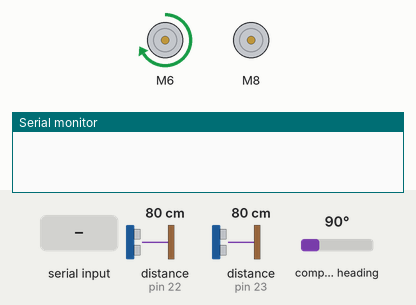
Recording of a sketch running on a simulated Arduino Mega 2560, built with avr-gcc and run on an emulated ATmega2560. Parts: 2 × DC motor (green arrow = forward, orange = backward, longer = faster), the last lines printed to the serial monitor. Inputs (shaded band) come from the test bench; at power-on: distance to the obstacle (sensors on pin 22, pin 23) 80 cm, compass heading 90°. The echo pulse lasts 58.3 µs per cm.

Above: at 2.2 s.
2.3 s: "r" received over the second serial link
At 4.1 s:
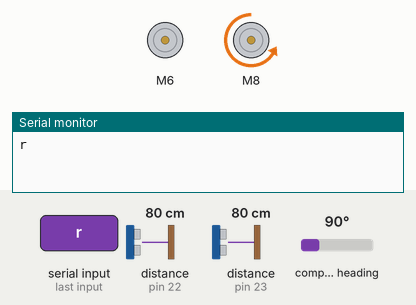
4.4 s: "f" received over the second serial link
At 6.0 s:
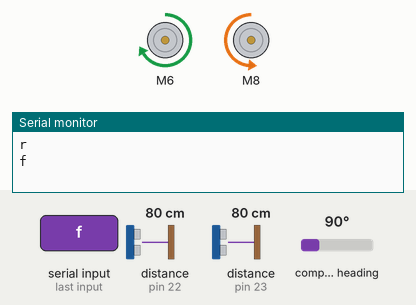
6.3 s: "b" received over the second serial link
At 6.72 s:
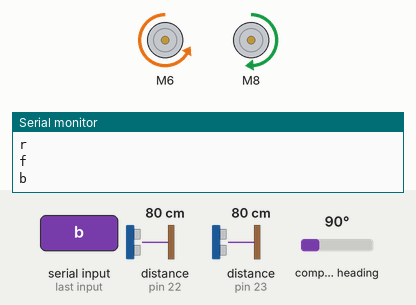
8.3 s: distance to the obstacle (sensor on pin 22) set to 31 cm
9.8 s: distance to the obstacle (sensor on pin 22) set to 26 cm
At 11.4 s:
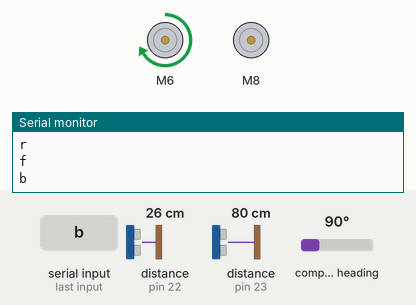
11.7 s: distance to the obstacle (sensor on pin 23) set to 55 cm
13.2 s: distance to the obstacle (sensor on pin 23) set to 48 cm
At 14.6 s:
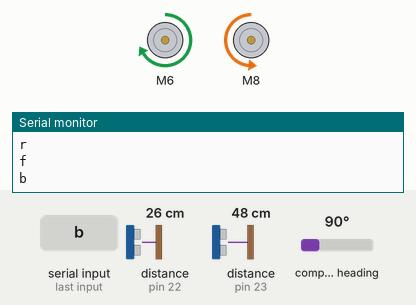
Timing chart, 0 to 15.8 s (numbered marks = the images above; inputs shaded):
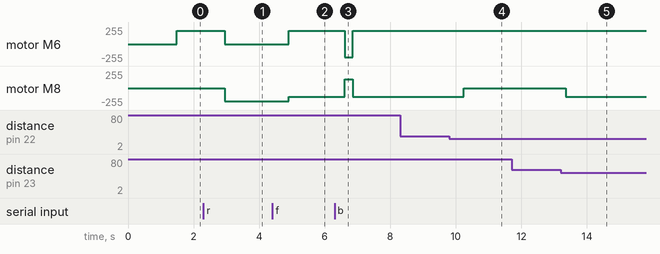

Measured:
- the behaviour switches between 28 and 27 cm on distance to the obstacle (sensor on pin 22) (found by bisection; images 3 and 4)
- the behaviour switches between 51 and 50 cm on distance to the obstacle (sensor on pin 23) (found by bisection; images 4 and 5)
- after the input at 2.3 s, motor M6: forward 200/255 → stopped after 0.65 s; motor M8: stopped → backward 200/255 after 0.65 s
- after the input at 4.4 s, motor M6: stopped → forward 200/255 after 0.50 s; motor M8: backward 200/255 → backward 133/255 after 0.50 s
- after the input at 6.3 s, motor M6: forward 200/255 → backward 200/255 after 0.30 s, → forward 200/255 0.24 s later; motor M8: backward 133/255 → forward 133/255 after 0.30 s, → backward 133/255 0.24 s later
- after the input at 8.3 s, every drawn part: stays the same
- after the input at 9.8 s, motor M8: backward 133/255 → stopped after 0.44 s
- after the input at 11.7 s, every drawn part: stays the same
- after the input at 13.2 s, motor M8: stopped → backward 133/255 after 0.15 s

The sketch:

NavigationMode.ino
```cpp
/* Instructions: Upload this to Mega, and senderCode.ino to ESP 8266 Wifi Board. */

// Compass navigation
#include <Wire.h>
#include <QMC5883LCompass.h>
QMC5883LCompass compass; // Default init status for QMC5883 compass
int targetHeading;              // the direction of intended angle, course in degrees (North=0, West=270) from position 1 to position 2,
int currentHeading;             // current angular direction
int headingError;               // signed (+/-) difference between targetHeading and currentHeading
#define HEADING_TOLERANCE 15    // tolerance +/- (in degrees) within which we don't attempt to turn to intercept targetHeading

// Direction received by Serial communication
char recvDirection;       // User-input direction
bool newData=false;


// Motor Driver
#include "BTS7960.h"
const uint8_t EN1 = 53;
const uint8_t L_PWM1 = 6;
const uint8_t R_PWM1 = 5;
const uint8_t EN2 = 52;
const uint8_t L_PWM2 = 8;
const uint8_t R_PWM2 = 7;
BTS7960 motorController1(EN1, L_PWM1, R_PWM1);
BTS7960 motorController2(EN2, L_PWM2, R_PWM2);

#include <NewPing.h> // Ultrasonic sensor library

// Ultrasonic ping sensor
#define TRIGGER_PIN  11
#define ECHO_PIN  22
#define TRIGGER_PIN_UP 10
#define ECHO_PIN_UP 23
#define TRIGGER_PIN_RIGHT 9
#define ECHO_PIN_RIGHT 25
#define MAX_DISTANCE_CM 250                        // Maximum distance we want to ping for (in CENTIMETERS). Maximum sensor distance is rated at 400-500cm.
#define MAX_DISTANCE_IN (MAX_DISTANCE_CM / 2.5)    // same distance, in inches
int sonarDistance, sonarDistance_left;
NewPing sonar(TRIGGER_PIN, ECHO_PIN, MAX_DISTANCE_CM);     // NewPing setup of pins and maximum distance.
NewPing sonar_left(TRIGGER_PIN_UP, ECHO_PIN_UP, MAX_DISTANCE_CM);

// Object avoidance distances (in inches)
#define SAFE_DISTANCE 50
#define TURN_DISTANCE 20
#define STOP_DISTANCE 10

// Directions
enum directions {straight=0, left=1, right=2, back=3, stop=4};
directions UserDirection = stop;
directions turnDirection = stop;

// Speeds (range: 0 - 255)
#define FAST_SPEED 230
#define NORMAL_SPEED 200
#define TURN_SPEED 170
#define SLOW_SPEED 130
int speed = NORMAL_SPEED;


void setup()
{
  Serial.begin(9600);         //Debug
  Serial2.begin(115200);        //Telegram input

  delay(1000);

  compass.init();
}

void loop()
{
  enable();

  // Know my current heading so we can still remember our target after object avoidance
  currentHeading = readCompass();

  // Read user input if available and convert that to target heading
  recvOneChar();
  newDirection();

  control();
}

void control() {
  checkSonar1();
  checkSonar2();
  // obstacles very close both ahead and on the left
  if (sonarDistance_left <= STOP_DISTANCE && sonarDistance <= STOP_DISTANCE) {
    speed=FAST_SPEED;
    turnDirection=back;
  }
  // obstacles very close on the left but not very close ahead
  else if (sonarDistance_left <= STOP_DISTANCE && sonarDistance >= STOP_DISTANCE && sonarDistance <= TURN_DISTANCE) {
    turnDirection=right;
  }
  // obstacles very close ahead but none on the left
  else if (sonarDistance_left >= TURN_DISTANCE && sonarDistance <= STOP_DISTANCE) {
    turnDirection=left;
  }

  // Move car based on either the user input or sonar distance sensing
  moveCar(speed, turnDirection);
  // Change turnDirection based on targetHeading
  calcDesiredTurn();
}

// currentHeading: Get the current Heading Degree
int readCompass()
{
  // Set declination angle on your location and fix heading
  // You can find your declination on: http://magnetic-declination.com/
  // (+) Positive or (-) for negative
  // For Bytom / Poland declination angle is 4'26E (positive)
  // float declinationAngle = (4.0 + (26.0 / 60.0)) / (180 / M_PI);
  // Formula: (deg + (min / 60.0)) / (180 / M_PI);
  // For Surabaya declination angle is 0'54E (positive)

  /* Query result for La Jolla, San Diego
  Magnetic Declination: +11° 7'
  Declination is POSITIVE (EAST)
  Inclination: 58° 0'
  Magnetic field strength: 45810.8 nT
  Declination angle is +11 deg 7 min East (positive)
  */
  int a;

  // Read compass values
  compass.setCalibration(-1218, 1492, -1297, 1567, -800, 1747);
  compass.read();
  // Return Azimuth reading (La Jolla declination added into the method)
  a = compass.getAzimuth();
  a = (int) (a+20);

  // Correct for when signs are reversed.
  if(a < 0)
    a += 2*180;

  // Check for wrap due to addition of declination.
  if(a > 2*180)
    a -= 2*180;

  return a;
}

void calcDesiredTurn(void)
{
  // calculate where we need to turn to head to destination
  headingError = targetHeading - currentHeading;

  // adjust for compass wrap
  if (headingError < -180)
    headingError += 360;
  if (headingError > 180)
    headingError -= 360;

  // calculate which way to turn to intercept the targetHeading
  if (abs(headingError) <= HEADING_TOLERANCE)      // if within tolerance, don't turn
    turnDirection = straight;
  else if (headingError < 0)
    turnDirection = left;
  else if (headingError > 0)
    turnDirection = right;
  else
    turnDirection = straight;
}


// Functions for motor driving
/* ================================================================================================================================================
================================================================================================================================================ */
// motorController2.TurnLeft(100); // Left wheel forward
// motorController2.TurnRight(100); // Left wheel backward
// motorController1.TurnRight(100); // Right wheel forward
// motorController1.TurnLeft(100); // Right wheel backward
void moveCar(int speed, int turndirection) {
  switch(turndirection) {
    case straight:
      motorController1.TurnRight(speed);
      motorController2.TurnLeft(speed*2/3); // for some reason motor2 is more powerful than motor 1 for the same speed input.
      break;
    case back:
      motorController1.TurnLeft(speed);
      motorController2.TurnRight(speed*2/3);
      break;
    case left:
      motorController2.Stop();
      motorController1.TurnRight(speed);
      break;
    case right:
      motorController1.Stop();
      motorController2.TurnLeft(speed);
      break;
    case stop:
      stopCar();
  }
}

void disable() {
  motorController1.Disable();
  motorController2.Disable();
}

void enable() {
  motorController1.Enable();
  motorController2.Enable();
}

void stopCar() {
  motorController1.Stop();
  motorController2.Stop();
}

// Functions for distance sensing
/* ================================================================================================================================================
================================================================================================================================================ */
void checkSonar1(void)
{
  unsigned long time;
  int dist;
  // sonar.ping_median(iterations [, max_cm_distance])
  // Do multiple pings (default=5), discard out of range pings and return median in microseconds.
  // [max_cm_distance] allows you to optionally set a new max distance.
  time = sonar.ping_median(5, MAX_DISTANCE_CM);
  dist = NewPing::convert_in(time);             // get distance in inches from the sensor
  if (dist == 0)                                // if too far to measure, return max distance;
    dist = MAX_DISTANCE_IN;
  sonarDistance = dist;      // add the new value into moving average, use resulting average
}

void checkSonar2(void)
{
  unsigned long time;
  int dist;
  // sonar.ping_median(iterations [, max_cm_distance])
  // Do multiple pings (default=5), discard out of range pings and return median in microseconds.
  // [max_cm_distance] allows you to optionally set a new max distance.
  time = sonar_left.ping_median(5, MAX_DISTANCE_CM);
  dist = NewPing::convert_in(time);             // get distance in inches from the sensor
  if (dist == 0)                                // if too far to measure, return max distance;
    dist = MAX_DISTANCE_IN;
  sonarDistance_left = dist;      // add the new value into moving average, use resulting average
}

// Temporary debug functions
void printDirection(int turnDirection) {
  switch(turnDirection) {
    case straight:
      Serial.println("Go forward");
      break;
    case left:
      Serial.println("Go to your left");
      break;
    case right:
      Serial.println("Go to your right");
      break;
    case back:
      Serial.println("Turn around");
      break;
  }
}

// Functions for reading user input data from telegram
// ================================================================================================================================================
void recvOneChar() {
  if (Serial2.available()>0) {
    recvDirection=Serial2.read();
    newData=true;
    Serial.println(recvDirection);
  }
}

void newDirection() {
  int newDir=10;
  bool newHeading=false;
  if (newData==true) {
    if (recvDirection=='r') {
      targetHeading=currentHeading+45;
    }
    else if (recvDirection=='l') {
      targetHeading=currentHeading-45;
    }
    else if (recvDirection=='f') {
      targetHeading=currentHeading;
    }
    else if (recvDirection=='b') {
      turnDirection=back;
    }
    else if (recvDirection=='h') {
      newDir=stop;
    }
    else if (recvDirection=='n') {
      targetHeading=10;
      newHeading=true;
    }
    else if (recvDirection=='e') {
      targetHeading=90;
      newHeading=true;
    }
    else if (recvDirection=='s') {
      targetHeading=180;
      newHeading=true;
    }
    else if (recvDirection=='w') {
      targetHeading=340;
      newHeading=true;
    }
    newData=false;
  }
  if (newDir!=10 || newHeading==true) {
    calcDesiredTurn();
    turnDirection=newDir;
    UserDirection=newDir;
  }
}
```
